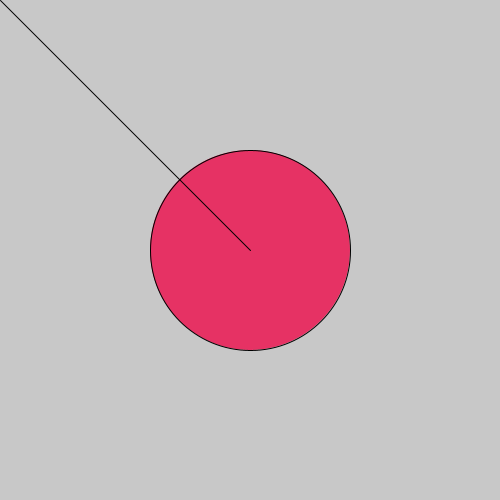
Frame 1 (no input)
Frame 60 (the mouse pressed at the canvas centre just before this capture): identical to frame 1, image omitted
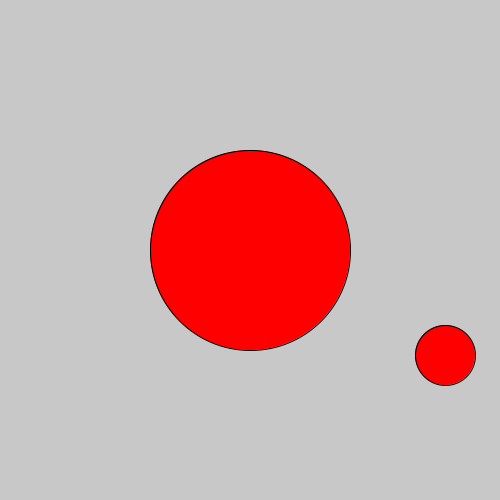
Frame 120 (the mouse held since frame 60 and released just before this capture)

The Processing sketch that drew these frames (run headless with seeded random() and noise(); from frame 60 on, the mouse is pressed at the canvas centre):

// Processing sketch: processing_71265
// ── processing_71265.pde

//ben norskov
//creative computing — Button code
//9-11-12
int circle_xx = 210;
int circle_yy = 300;
int circle_radius = 30;
int circle_x_speed = 5;
int circle_y_speed = 5;
int circle_x;
int circle_y; //where is the circle? x and y position
int circle_diameter = 200; //how wide and tall the circle is.
boolean overCircle = false; //if this is true, the mouse should be inside the circle.
 
//anything in setup runs once. It "sets up" the sketch.
void setup() {
  size(500, 500);
  circle_x = width/2;
  circle_y = height/2; //put the circle in the middle of the screen. You really can put it anywhere though.
};
 
//anything in draw runs continuously.
void draw() {
  background(200);  //clear the background. Take this out to draw on top of your previous drawings
 
  //  println( dist(circle_x, circle_y, mouseX, mouseY) );
  // uncomment the line above to see the actual distance your mouse is from the center of the circle
  if ( dist(circle_x, circle_y, mouseX, mouseY) < circle_diameter/2 ) {
    //if the distance from the mouse to the center of the circle < [is less than] the radius [half diameter] of that circle
    //then the mouse is inside of the circle so
    fill(20, 30, 200); //change the fill
    overCircle = true; //change overCircle to true. We can use overCircle in other parts of the sketch to do cool stuff
  } else {
    //the distance from the center of the circle to the mouse is more than the radius of the circle
    //so the mouse is outside of the circle
    overCircle=false;
    fill(230, 50, 100); //this is the default fill
  };//with an if else statement, you can only pick one. So the mouse is either over the circle or not, it can't be both
 
  if ((mousePressed == true) && (overCircle == true)) {
    //mousePressed is a Boolean as well. It can only be true or false, similar to overCircle.
    //if the mouse is pressed AND overCircle is true
    //then change the fill
    fill(255, 0, 0);
     ellipse(circle_xx, circle_yy, circle_radius*2, circle_radius*2);
//    for X
circle_xx = circle_xx + circle_x_speed;
 if ((circle_xx + circle_radius > width) || (circle_xx - circle_radius < 0)) {
    // || means OR
    //make speed negative
    circle_x_speed = circle_x_speed * -1;
  };
  
//  for y
circle_yy = circle_yy + circle_y_speed;
   if ((circle_yy + circle_radius > height) || (circle_yy - circle_radius < 0)) {
      circle_y_speed = circle_y_speed * -1;
    }
  
  };
  //draw a circle!
  ellipse(circle_x, circle_y, circle_diameter, circle_diameter);
 
  if (overCircle == false) {
    //only draw line if mouse isn't over circle
    line(width/2, height/2, mouseX, mouseY);
  };
};
